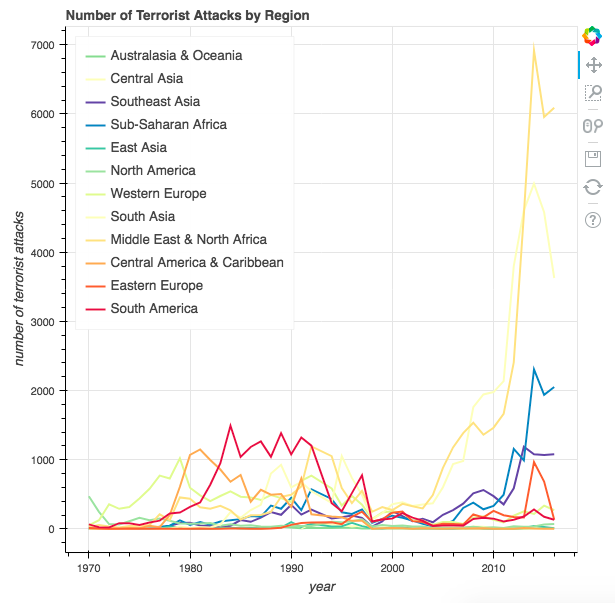

Recreate this plot in Python.
# -*- coding: utf-8 -*-

import pandas as pd
import numpy as np
from bokeh.palettes import Spectral11
from bokeh.plotting import output_file, show, figure
from bokeh.models import ColumnDataSource, HoverTool

# read in file
p = "/Users/Bobby/anaconda/ANLY503ClassActivity/Final"
file_path = p+"/TerrorismDATA_Real_1970_2016.csv"
df = pd.read_csv(file_path, encoding = "ISO-8859-1")

unique_regions = set(df['region_txt'].unique())

numlines = len(unique_regions)
mypalette = [ "#99d594", 
              "#ffffbf", 
              '#5e4fa2', 
              '#3288bd', 
              '#66c2a5', 
              '#abdda4',
              '#e6f598',
              '#ffffbf',
              '#fee08b',
              '#fdae61',
              '#f46d43',
              '#d53e4f',
              '#9e0142']

output_file("region.html")
p = figure()

i = 0
for region in unique_regions:
    # number of attacks by year for each region
    region_attacks = df[df['region_txt'] == region]['iyear'].value_counts()
    region_attacks = region_attacks.sort_index()
    color = mypalette[i]
    p.line(region_attacks.index, region_attacks, line_color=color, legend=region, line_width=2)
    i = i+1

#p.add_tools(HoverTool(tooltips=[("Attacks: ", "$mpg_mean")]))
p.title = "Number of Terrorist Attacks by Region"
p.xaxis.axis_label = 'year'
p.yaxis.axis_label = 'number of terrorist attacks'
p.legend.location ="top_left"
show(p)      

    
    
    
    
    
